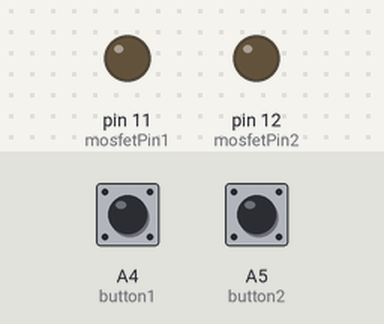
Bench run of a sketch on a simulated Arduino Uno, built with avr-gcc and run on an emulated ATmega328P. Shown: output pins drawn as LEDs (lit = HIGH). The inputs (shaded band) are chosen by the test bench; at power-on: A4 (button1) HIGH, A5 (button2) HIGH. What the sketch prints to the serial monitor is not drawn.

Above: at 1.2 s.
1.3 s: A4 (button1) pulled LOW for 0.15 s
At 3.3 s:
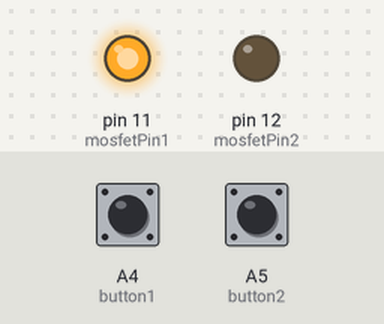
Timing chart, 0 to 9.3 s (numbered marks = the images above; inputs shaded):
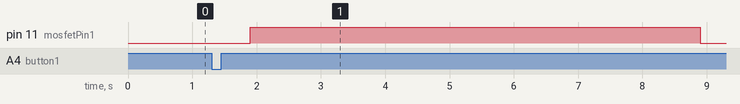

The sketch:

500mlFlaskCalibration.ino
```cpp
/* Калибровка подачи pH+/pH- в раствор

	 - x2 http://amperka.ru/product/solenoid-valve-normally-open
	 - x2 http://amperka.ru/product/troyka-mosfet-v2
	 - x2 http://rushim.ru/product_info.php?products_id=633
	 - x2 http://rushim.ru/product_info.php?products_id=2246

*/

#include "OneButton.h"

OneButton button1(A4, true);
OneButton button2(A5, true);

int mosfetPin1 = 11;    // Connect the MOSFeT Gate (first pin on the left, when writing on the chip is facing you) to Arduino pin 2
int mosfetPin2 = 12;

int volume = 7000;

void setup()
{
  // открываем последовательный порт для мониторинга действий в программе
  Serial.begin(9600);

  button1.attachClick(click1); // открыть клапан 1-ой колбы
  button2.attachClick(click2); // открыть клапан 2-ой колбы
  button1.attachDoubleClick(doubleclick1); // увеличить время ожидания
  button2.attachDoubleClick(doubleclick2); // уменьшить время ожидания

  pinMode(mosfetPin1, OUTPUT);
  pinMode(mosfetPin2, OUTPUT);

  digitalWrite(mosfetPin1, LOW);
  digitalWrite(mosfetPin2, LOW);
}

void loop()
{
  button1.tick();
  button2.tick();
}

void click1() {
 digitalWrite(mosfetPin1, HIGH);
 delay(volume);
 digitalWrite(mosfetPin1, LOW);
 Serial.println("First flusk with ");
 Serial.println(volume);
 Serial.println("ms constnat");
}

void click2() {
 digitalWrite(mosfetPin2, HIGH);
 delay(volume);
 digitalWrite(mosfetPin2, LOW);
 Serial.println("First flusk with ");
 Serial.println(volume);
 Serial.println("ms constnat");
}

void doubleclick1() {
 volume += 1000;
 Serial.println("Current time: ");
 Serial.println(volume);
 Serial.println("ms");
}

void doubleclick2() {
 volume -= 1000;
 Serial.println("Current time: ");
 Serial.println(volume);
 Serial.println("ms");
}

/*lejbron*/
```

Measured:
- after the input at 1.3 s, pin 11 (mosfetPin1): LOW → HIGH after 0.60 s, → LOW 7.0 s later
